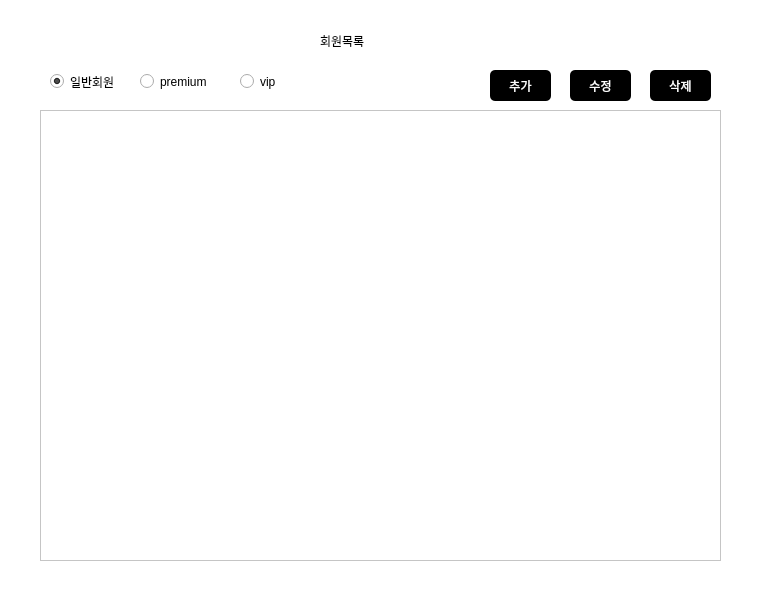
<?xml version="1.0" encoding="UTF-8"?>
<ui version="4.0">
 <class>memberlist</class>
 <widget class="QDialog" name="memberlist">
  <property name="geometry">
   <rect>
    <x>0</x>
    <y>0</y>
    <width>767</width>
    <height>604</height>
   </rect>
  </property>
  <property name="windowTitle">
   <string>Dialog</string>
  </property>
  <property name="styleSheet">
   <string notr="true">background-color: rgb(255, 255, 255);</string>
  </property>
  <widget class="QLabel" name="label">
   <property name="geometry">
    <rect>
     <x>320</x>
     <y>10</y>
     <width>131</width>
     <height>61</height>
    </rect>
   </property>
   <property name="styleSheet">
    <string notr="true">font: 75 20pt &quot;ori1Uni&quot;;</string>
   </property>
   <property name="text">
    <string>회원목록</string>
   </property>
  </widget>
  <widget class="QPushButton" name="edit_btn">
   <property name="geometry">
    <rect>
     <x>570</x>
     <y>70</y>
     <width>61</width>
     <height>31</height>
    </rect>
   </property>
   <property name="styleSheet">
    <string notr="true">background-color: rgb(0, 0, 0);
color: rgb(255, 255, 255);
border-radius: 5px;</string>
   </property>
   <property name="text">
    <string>수정</string>
   </property>
  </widget>
  <widget class="QPushButton" name="delete_btn">
   <property name="geometry">
    <rect>
     <x>650</x>
     <y>70</y>
     <width>61</width>
     <height>31</height>
    </rect>
   </property>
   <property name="styleSheet">
    <string notr="true">background-color: rgb(0, 0, 0);
color: rgb(255, 255, 255);
border-radius: 5px;</string>
   </property>
   <property name="text">
    <string>삭제</string>
   </property>
  </widget>
  <widget class="QRadioButton" name="common_btn">
   <property name="geometry">
    <rect>
     <x>50</x>
     <y>70</y>
     <width>112</width>
     <height>23</height>
    </rect>
   </property>
   <property name="text">
    <string>일반회원</string>
   </property>
   <property name="checked">
    <bool>true</bool>
   </property>
  </widget>
  <widget class="QRadioButton" name="premium_btn">
   <property name="geometry">
    <rect>
     <x>140</x>
     <y>70</y>
     <width>112</width>
     <height>23</height>
    </rect>
   </property>
   <property name="text">
    <string>premium</string>
   </property>
  </widget>
  <widget class="QRadioButton" name="vip_btn">
   <property name="geometry">
    <rect>
     <x>240</x>
     <y>70</y>
     <width>112</width>
     <height>23</height>
    </rect>
   </property>
   <property name="text">
    <string>vip</string>
   </property>
  </widget>
  <widget class="QTableWidget" name="commonlist">
   <property name="geometry">
    <rect>
     <x>40</x>
     <y>110</y>
     <width>681</width>
     <height>451</height>
    </rect>
   </property>
   <property name="columnCount">
    <number>0</number>
   </property>
   <attribute name="horizontalHeaderDefaultSectionSize">
    <number>90</number>
   </attribute>
   <attribute name="horizontalHeaderStretchLastSection">
    <bool>false</bool>
   </attribute>
  </widget>
  <widget class="QPushButton" name="new_btn">
   <property name="geometry">
    <rect>
     <x>490</x>
     <y>70</y>
     <width>61</width>
     <height>31</height>
    </rect>
   </property>
   <property name="styleSheet">
    <string notr="true">background-color: rgb(0, 0, 0);
color: rgb(255, 255, 255);
border-radius: 5px;</string>
   </property>
   <property name="text">
    <string>추가</string>
   </property>
  </widget>
 </widget>
 <resources/>
 <connections/>
</ui>
